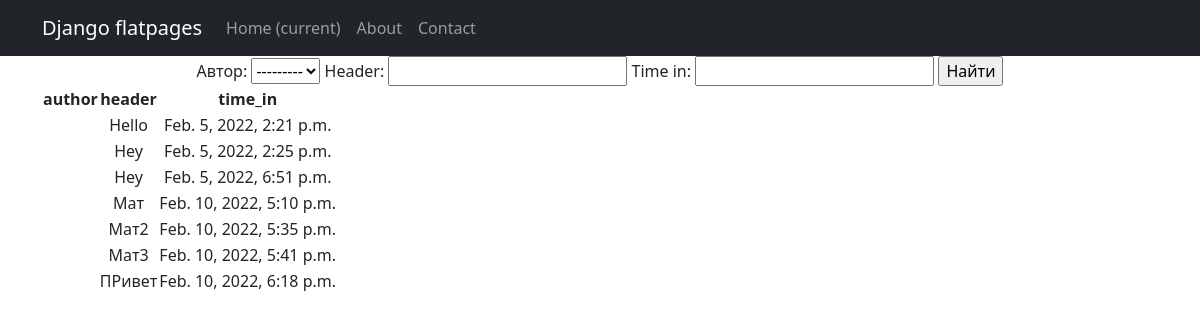
The app's page /search/, older data.
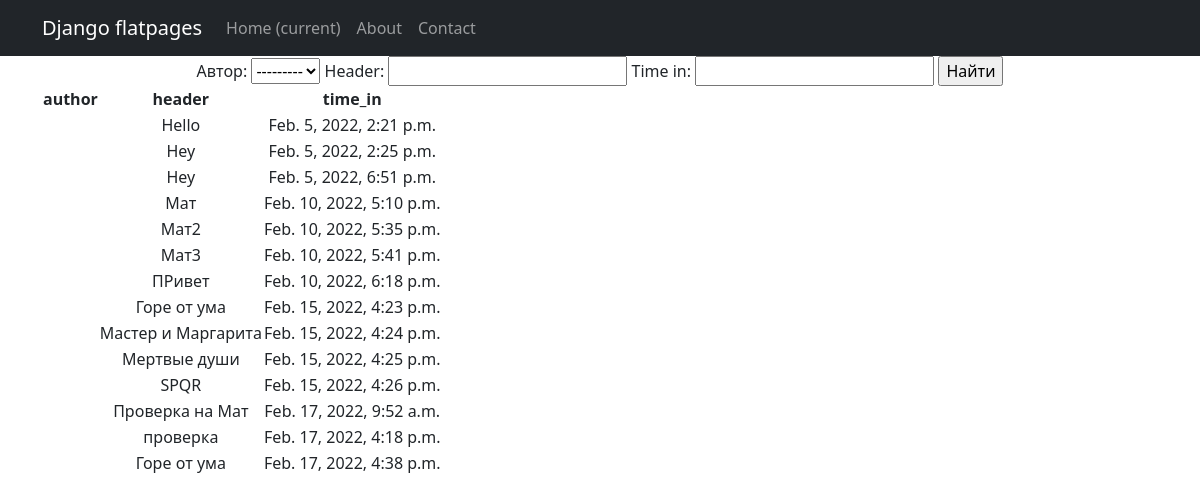
The same page, newer data.
### news/models.py (models this page shows, shortened)
class Post(models.Model):
    news = 'NE'
    paper = 'PA'
    POSITIONS = [(news, "Новости"), (paper, "Статьи")]
    authors = models.ForeignKey(Author, on_delete=models.CASCADE, verbose_name='Автор', default="Dima")
    categories = models.ForeignKey(Category, on_delete=models.CASCADE, blank=True, null=True, verbose_name= 'Категория(categories)')
    time_in = models.DateTimeField(auto_now_add=True)
    header = models.CharField(max_length=255)
    text = models.TextField()
    rating_post = models.FloatField(default=1.0)
    paper_news = models.CharField(max_length=2, choices=POSITIONS, default=news)

### news/views.py (the view)
# urls.py: path('search/', PostSearch.as_view(), name='search'),
class PostSearch(PostList):
    model = Post  # модель всё та же, но мы хотим получать детали конкретно отдельного товара
    template_name = 'Search.html' # название HTML файла
    context_object_name = 'search'  # название объекта. в нём будет
    paginate_by = 10
    filter_class = PostFilter
    def get_filter(self):
        return PostFilter(self.request.GET, queryset=super().get_queryset())  # вписываем наш фильтр в контекст
    def get_queryset(self):
        return self.get_filter().qs
    def get_context_data(self, **kwargs):
        context = super().get_context_data(**kwargs)
        context['filter'] = PostFilter(self.request.GET, queryset=self.get_queryset())
        return context

### news/models.py (called while the page is built)
    def __str__(self):
        return f'{self.users}'

### news/views.py (called while the page is built)
    def get_context_data(self, **kwargs):
        logger.error("Hello! I'm error in your app. Enjoy:)")
        context = super().get_context_data(**kwargs)
        context['time_now'] = datetime.utcnow()  # добавим переменную текущей даты time_now
        context[
            'value1'] = None  # добавим ещё одну пустую переменную, чтобы на её примере посмотреть работу другого фильтра
        return context

### templates/Search.html (shortened to what this page needs)
{% extends 'flatpages/default.html' %}
{% block content %}
<form method="GET">
    {{ filter.form }}
    <input type="submit" value="Найти">
</form>
<table>
    <thead>
        <th>
            author
        </th>
        <th>
            header
        </th>
        <th>
            time_in
        </th>
    </thead>
    {% for post in filter.qs %}
    <tr>
        <td>
        </td>
        <td>
            {{ post.header }}
        </td>
        <td>
            {{ post.time_in }}
        </td>
    </tr>
    {% endfor %}
</table>
{% endblock content %}

Row changes from the older to the newer data that the page shows:
added Post: header "Горе от ума", time_in "Feb. 15, 2022, 4:23 p.m."
added Post: header "Мастер и Маргарита", time_in "Feb. 15, 2022, 4:24 p.m."
added Post: header "Мертвые души", time_in "Feb. 15, 2022, 4:25 p.m."
added Post: header "SPQR", time_in "Feb. 15, 2022, 4:26 p.m."
added Post: header "Проверка на Мат", time_in "Feb. 17, 2022, 9:52 a.m."
added Post: header "проверка", time_in "Feb. 17, 2022, 4:18 p.m."
added Post: header "Горе от ума", time_in "Feb. 17, 2022, 4:38 p.m."
